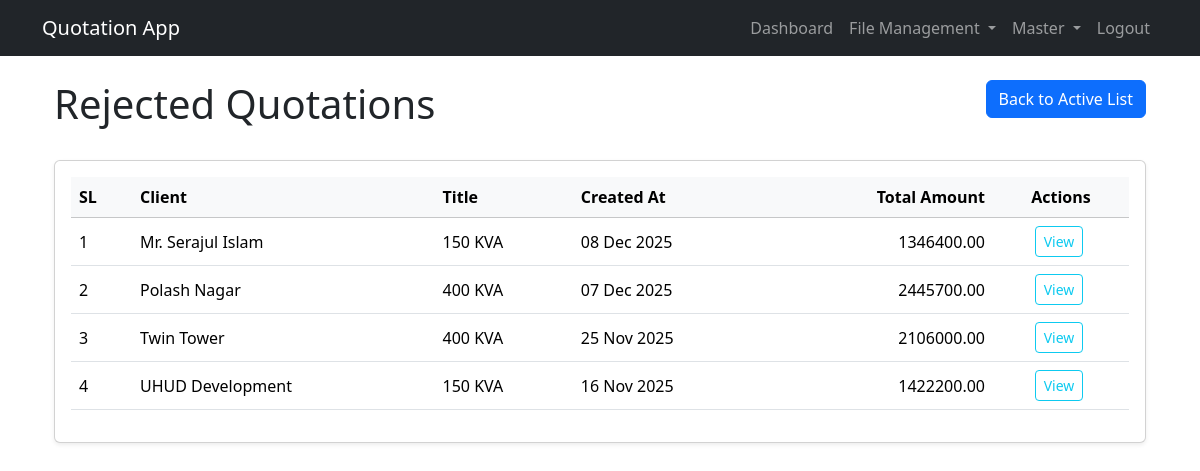
The app's page /rejected/ (signed in), older data.
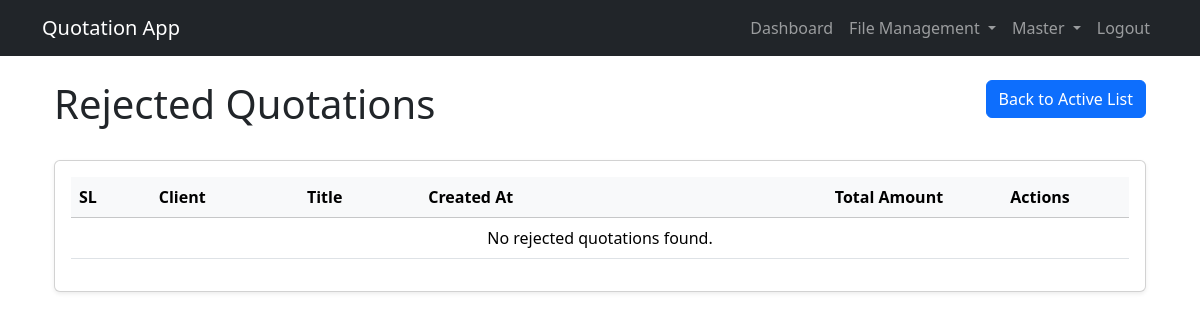
The same page, newer data.
### pages/models.py (models this page shows, shortened)
class Quotation(models.Model):
    STATUS_CHOICES = (
        ('active', 'Active'),
        ('archived', 'Archived'),
        ('rejected', 'Rejected'),
        ('working', 'Working'),
        ('completed', 'Completed'),
    )
    reference = models.CharField(max_length=20, null=True, blank=True)
    title = models.CharField(max_length=255)
    client_name = models.CharField(max_length=255)
    template = models.ForeignKey(QuotationTemplate, on_delete=models.SET_NULL, null=True, blank=True)
    created_at = models.DateTimeField(auto_now_add=True)
    updated_at = models.DateTimeField(auto_now=True)
    status = models.CharField(max_length=10, choices=STATUS_CHOICES, default='active')
    user = models.ForeignKey('auth.User', on_delete=models.SET_NULL, null=True, blank=True)
    discount = models.FloatField(default=0)
    def total_amount(self):
        return sum(group.subtotal() for group in self.groups.all())

class QuotationGroup(models.Model):
    quotation = models.ForeignKey(Quotation, on_delete=models.CASCADE, related_name='groups')
    name = models.CharField(max_length=255)
    def subtotal(self):
        return sum(item.total_price for item in self.items.all())

class QuotationItem(models.Model):
    group = models.ForeignKey(QuotationGroup, on_delete=models.CASCADE, related_name='items')
    item = models.ForeignKey(Item, on_delete=models.SET_NULL, null=True, blank=True)
    description = models.CharField(max_length=255, blank=True, null=True)
    unit = models.ForeignKey(Unit, on_delete=models.SET_NULL, null=True, blank=True)
    qty = models.FloatField(default=0)
    unit_price = models.FloatField(default=0)
    total_price = models.FloatField(default=0)

### pages/views.py (the view)
# urls.py: path('rejected/', RejectedQuotationListView.as_view(), name='rejected_quotation_list'),
@method_decorator(login_required, name='dispatch')
class RejectedQuotationListView(BaseQuotationListView):
    template_name = 'pages/quotations/rejected_quotation_list.html'
    status = 'rejected'

### pages/views.py (called while the page is built)
    def get_queryset(self):
        queryset = Quotation.objects.filter(status=self.status).order_by('-created_at')
        search_query = self.request.GET.get('q')
        if search_query:
            queryset = queryset.filter(
                Q(title__icontains=search_query) |
                Q(client_name__icontains=search_query)
            )
        return queryset

    def get_context_data(self, **kwargs):
        context = super().get_context_data(**kwargs)
        quotations = self.get_queryset()
        paginator = Paginator(quotations, self.paginate_by)
        page = self.request.GET.get('page')
        try:
            quotations_page = paginator.page(page)
        except PageNotAnInteger:
            quotations_page = paginator.page(1)
        except EmptyPage:
            quotations_page = paginator.page(paginator.num_pages)
        context['quotations'] = quotations_page
        return context

### templates/pages/quotations/rejected_quotation_list.html (shortened to what this page needs)
{% extends 'base.html' %}
{% block content %}
<div class="container-fluid">
    <div class="row mb-4">
        <div class="col-md-6">
            <h1>Rejected Quotations</h1>
        </div>
        <div class="col-md-6 text-md-end">
            <a href="{% url 'quotation_list' %}" class="btn btn-primary">Back to Active List</a>
        </div>
    </div>
    <div class="card shadow-sm mb-4">
        <div class="card-body">
            <div class="table-responsive">
                <table class="table table-hover align-middle">
                    <thead class="table-light">
                        <tr>
                            <th>SL</th>
                            <th>Client</th>
                            <th>Title</th>
                            <th>Created At</th>
                            <th class="text-end">Total Amount</th>
                            <th class="text-center">Actions</th>
                        </tr>
                    </thead>
                    <tbody>
                        {% for quotation in quotations %}
                        <tr>
                            <td>{{ page_obj.start_index|add:forloop.counter0 }}</td>
                            <td>{{ quotation.client_name }}</td>
                            <td>{{ quotation.title }}</td>
                            <td>{{ quotation.created_at|date:"d M Y" }}</td>
                            <td class="text-end">{{ quotation.total_amount|floatformat:2 }}</td>
                            <td class="text-center">
                                <a href="{% url 'quotation_view' quotation.pk %}" class="btn btn-sm btn-outline-info me-1">View</a>
                            </td>
                        </tr>
                        {% empty %}
                        <tr>
                            <td colspan="6" class="text-center">No rejected quotations found.</td>
                        </tr>
                        {% endfor %}
                    </tbody>
                </table>
            </div>
        </div>
    </div>
</div>
{% endblock %}

Row changes from the older to the newer data that the page shows:
no longer on this page (row edited): Quotation: start_index|add "1", client_name "Mr. Serajul Islam", title "150 KVA", created_at "08 Dec 2025", total_amount "1346400.00"
no longer on this page (row edited): Quotation: start_index|add "2", client_name "Polash Nagar", title "400 KVA", created_at "07 Dec 2025", total_amount "2445700.00"
no longer on this page (row edited): Quotation: start_index|add "3", client_name "Twin Tower", title "400 KVA", created_at "25 Nov 2025", total_amount "2106000.00"
no longer on this page (row edited): Quotation: start_index|add "4", client_name "UHUD Development", title "150 KVA", created_at "16 Nov 2025", total_amount "1422200.00"
Text that changed along with them:
text now shown: "No rejected quotations found."
